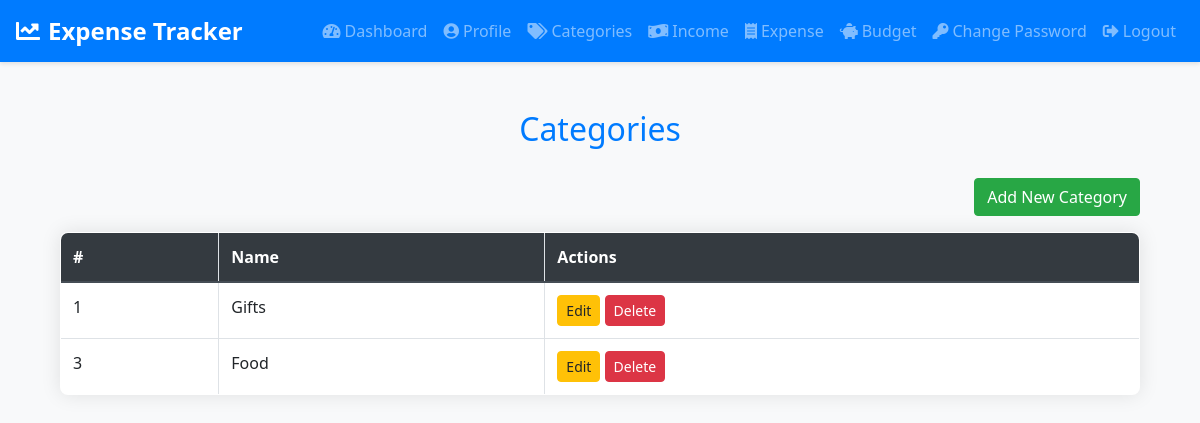
/categories/ (signed in), run on an earlier commit of the app's database.
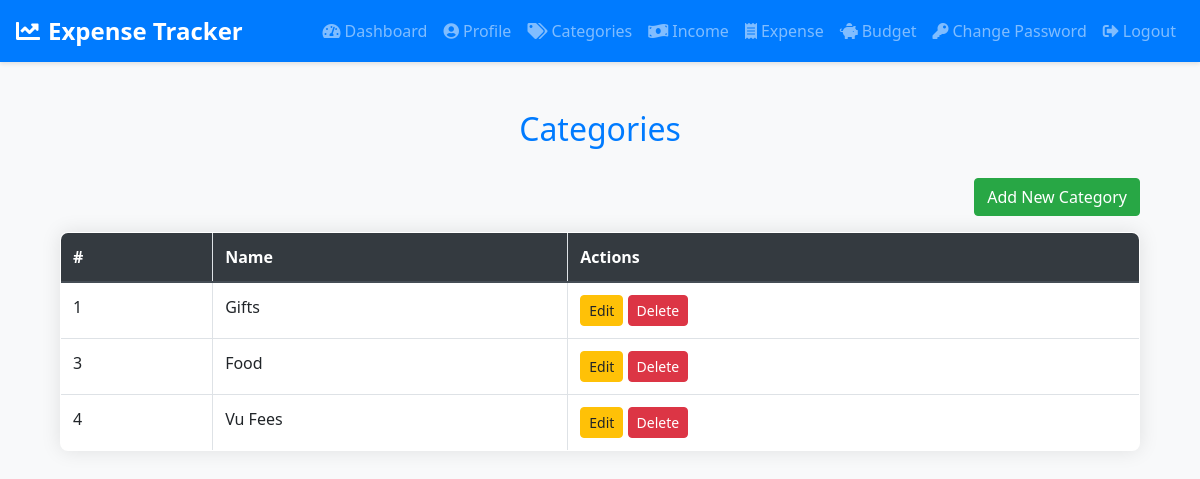
And on a later commit of the database.
### myapp/models.py (models this page shows, shortened)
class Category(models.Model):
    category_id = models.AutoField(primary_key=True)
    name = models.CharField(max_length=255, unique=True)

### myapp/views.py (the view)
# urls.py: path('categories/', views.view_categories, name='view_categories'),
@login_required
def view_categories(request):
    categories = Category.objects.all()
    return render(request, 'view_categories.html', {'categories': categories})

### templates/view_categories.html (shortened to what this page needs)
{% extends 'base.html' %}
{% block content %}
<div class="container mt-5">
    <h2 class="text-primary">Categories</h2>
    <table class="table table-bordered">
    <a href="{% url 'add_category' %}" class="btn btn-success float-right mb-3">Add New Category</a>
        <thead>
            <tr>
                <th>#</th>
                <th>Name</th>
                <th>Actions</th>
            </tr>
        </thead>
        <tbody>
            {% for category in categories %}
            <tr>
                <td>{{ category.category_id }}</td>
                <td>{{ category.name }}</td>
                <td>
                    <a href="{% url 'edit_category' category.category_id %}" class="btn btn-warning btn-sm">Edit</a>
                    <a href="{% url 'delete_category' category.category_id %}" class="btn btn-danger btn-sm">Delete</a>
                </td>
            </tr>
            {% empty %}
            <tr>
                <td colspan="3" class="text-center">No categories available.</td>
            </tr>
            {% endfor %}
        </tbody>
    </table>
</div>
{% endblock content %}

### templates/base.html (shortened to what this page needs)
<!DOCTYPE html>
<html lang="en">
<head>
    <link href="https://stackpath.bootstrapcdn.com/bootstrap/4.5.2/css/bootstrap.min.css" rel="stylesheet">
    <link href="https://cdnjs.cloudflare.com/ajax/libs/font-awesome/5.15.4/css/all.min.css" rel="stylesheet">
</head>
<body>
    <nav class="navbar navbar-expand-lg navbar-dark bg-primary">
        <a class="navbar-brand" href="{% url 'dashboard' %}">
            <i class="fas fa-chart-line mr-2"></i>Expense Tracker
        </a>
        <div class="collapse navbar-collapse" id="navbarNav">
            <ul class="navbar-nav ml-auto">
                {% if user.is_authenticated %}
                    <li class="nav-item">
                        <a class="nav-link" href="{% url 'dashboard' %}"><i class="fas fa-tachometer-alt mr-1"></i>Dashboard</a>
                    </li>
                    <li class="nav-item">
                        <a class="nav-link" href="{% url 'update_profile' %}"><i class="fas fa-user-circle mr-1"></i>Profile</a>
                    </li>
                    <li class="nav-item">
                        <a class="nav-link" href="{% url 'view_categories' %}"><i class="fas fa-tags mr-1"></i>Categories</a>
                    </li>
                    <li class="nav-item">
                        <a class="nav-link" href="{% url 'view_income' %}"><i class="fas fa-money-bill-wave mr-1"></i>Income</a>
                    </li>
                    <li class="nav-item">
                        <a class="nav-link" href="{% url 'view_expense' %}"><i class="fas fa-receipt mr-1"></i>Expense</a>
                    </li>
                    <li class="nav-item">
                        <a class="nav-link" href="{% url 'view_budget' %}"><i class="fas fa-piggy-bank mr-1"></i>Budget</a>
                    </li>
                    <li class="nav-item">
                        <a class="nav-link" href="{% url 'change_password' %}"><i class="fas fa-key mr-1"></i>Change Password</a>
                    </li>
                    <li class="nav-item">
                        <a class="nav-link" href="{% url 'logout' %}"><i class="fas fa-sign-out-alt mr-1"></i>Logout</a>
                    </li>
                {% endif %}
            </ul>
        </div>
    </nav>
    <main class="container mt-4 mb-5">
        {% block content %}
        {% endblock %}
    </main>
</body>
</html>

### templates/base.html (style rules this page uses)
body { background-color: #f8f9fa; font-family: 'Segoe UI', Tahoma, Geneva, Verdana, sans-serif; }
h1, h2, h3, h4 { margin: 30px 0; text-align: center; color: #343a40; }
.navbar { box-shadow: 0 2px 4px rgba(0,0,0,.1); }
.navbar-brand { font-weight: 700; font-size: 1.5rem; }
.nav-link { font-weight: 500; }
.table { background-color: #ffffff; border-radius: 8px; overflow: hidden; box-shadow: 0 0 20px rgba(0, 0, 0, 0.1); }
.table thead th { background-color: #343a40; color: #ffffff; border-bottom: 2px solid #454d55; }
.btn { border-radius: 0.25rem; }

What changed in the data, as far as the page shows it:
added Category: category_id "4", name "Vu Fees"
